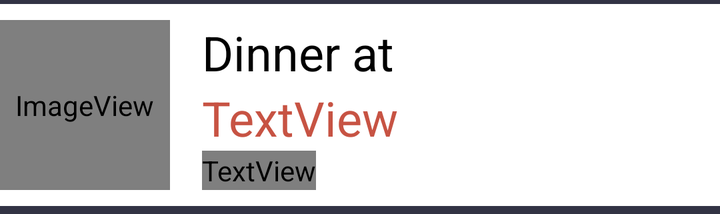
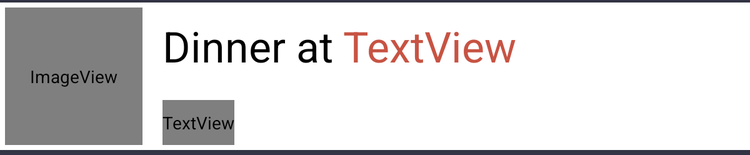

Two renders of one Android screen. The first uses the default layout on a phone; the second uses the alternative layout the repository ships for a different screen configuration, on a matching device. The two XML files are below.
<!-- AndroidManifest.xml: application theme AppTheme -->
<!-- res/layout/dinner_listitem.xml -->
<?xml version="1.0" encoding="utf-8"?>
<LinearLayout xmlns:android="http://schemas.android.com/apk/res/android"
    xmlns:app="http://schemas.android.com/apk/res-auto"
    xmlns:tools="http://schemas.android.com/tools"
    android:layout_width="match_parent"
    android:layout_height="wrap_content"
    android:id="@+id/list_item">

    <LinearLayout
        android:layout_width="match_parent"
        android:layout_height="wrap_content"
        android:background="@android:color/white"
        android:layout_marginTop="2dp"
        android:layout_marginBottom="4dp"
        android:paddingTop="8dp"
        android:paddingBottom="8dp"
        android:orientation="horizontal">

        <ImageView
            android:id="@+id/ivDinnerImage"
            android:layout_width="85dp"
            android:layout_height="85dp"
            android:padding="3dp"
            app:srcCompat="@mipmap/ic_launcher_round" />

        <LinearLayout
            android:layout_width="match_parent"
            android:layout_height="match_parent"
            android:orientation="vertical"
            android:paddingLeft="16dp">

            <TextView
                android:id="@+id/tvDinnerAt"
                android:layout_width="wrap_content"
                android:layout_height="wrap_content"
                android:layout_weight="1"
                android:text="@string/dinneritem_dinner_at"
                android:textAppearance="@style/TextAppearance.AppCompat.Display1"
                android:textColor="@android:color/black"
                android:textSize="24sp" />

            <TextView
                android:id="@+id/tvDinnerItemHost"
                android:layout_width="wrap_content"
                android:layout_height="wrap_content"
                android:layout_weight="1"
                android:text="TextView"
                android:textAppearance="@style/TextAppearance.AppCompat.Display1"
                android:textColor="@color/colorOrangeRed"
                android:textSize="24sp" />

            <TextView
                android:id="@+id/tvDinnerItemDateTime"
                android:layout_width="wrap_content"
                android:layout_height="wrap_content"
                android:layout_weight="1"
                android:text="TextView"
                android:textAppearance="@style/TextAppearance.AppCompat.Body1"
                android:textColor="@color/common_google_signin_btn_text_light_pressed" />
        </LinearLayout>
    </LinearLayout>


</LinearLayout>
<!-- resources referenced by this layout -->
<resources>
  <color name="colorOrangeRed">#c75343</color>
  <!-- mipmap ic_launcher_round (mipmap-anydpi-v26) -->
  <?xml version="1.0" encoding="utf-8"?>
  <adaptive-icon xmlns:android="http://schemas.android.com/apk/res/android">
      <background android:drawable="@color/dinner_club_background"/>
      <foreground android:drawable="@mipmap/dinner_club_foreground"/>
  </adaptive-icon>
      
  <string name="dinneritem_dinner_at">Dinner at</string>
  <!-- from res/values-v21/ -->
  <style name="AppTheme" parent="Theme.AppCompat.Light.DarkActionBar">
          
          <item name="colorPrimary">@android:color/white</item>
          <item name="colorPrimaryDark">@color/colorPrimary</item>
          <item name="colorAccent">@color/colorOrangeRed</item>
          <item name="android:statusBarColor">@android:color/black</item>
          <item name="android:colorBackground">@color/colorDarkPurple</item>
          <item name="android:editTextColor">@android:color/white</item>
          <item name="android:textColorHint">@android:color/white</item>
          <item name="android:colorButtonNormal">@color/colorOrangeRed</item>
          <item name="titleTextColor">@color/colorDarkPurple</item>
          <item name="android:textColor">@android:color/white</item>
      </style>
  <color name="dinner_club_background">#323344</color>
  <color name="colorPrimary">#008577</color>
  <color name="colorDarkPurple">#323344</color>
</resources>
<!-- res/layout-sw600dp/dinner_listitem.xml (the repository's variant of the layout above) -->
<!-- drawn on a 7-inch tablet held upright -->
<?xml version="1.0" encoding="utf-8"?>
<LinearLayout xmlns:android="http://schemas.android.com/apk/res/android"
    xmlns:app="http://schemas.android.com/apk/res-auto"
    xmlns:tools="http://schemas.android.com/tools"
    android:layout_width="match_parent"
    android:layout_height="wrap_content"
    android:id="@+id/list_item">

    <LinearLayout
        android:layout_width="match_parent"
        android:layout_height="wrap_content"
        android:background="@android:color/white"
        android:layout_marginTop="2dp"
        android:layout_marginBottom="4dp"
        android:paddingTop="4dp"
        android:paddingBottom="4dp"
        android:paddingLeft="4dp"
        android:orientation="horizontal">

        <ImageView
            android:id="@+id/ivDinnerImage"
            android:layout_width="110dp"
            android:layout_height="110dp"
            android:paddingLeft="3dp"
            android:paddingRight="3dp"
            app:srcCompat="@mipmap/ic_launcher_round" />

        <LinearLayout
            android:layout_width="match_parent"
            android:layout_height="match_parent"
            android:orientation="vertical"
            android:paddingLeft="16dp">

            <LinearLayout
                android:layout_width="match_parent"
                android:layout_height="wrap_content"
                android:paddingTop="8dp"
                android:layout_weight="0.55"
                android:orientation="horizontal">

                <TextView
                    android:id="@+id/tvDinnerAt"
                    android:layout_width="wrap_content"
                    android:layout_height="wrap_content"
                    android:text="@string/dinneritem_dinner_at"
                    android:textAppearance="@style/TextAppearance.AppCompat.Display1"
                    android:textColor="@android:color/black" />

                <TextView
                    android:id="@+id/tvDinnerItemHost"
                    android:layout_width="wrap_content"
                    android:layout_height="wrap_content"
                    android:paddingLeft="8dp"
                    android:text="TextView"
                    android:textAppearance="@style/TextAppearance.AppCompat.Display1"
                    android:textColor="@color/colorOrangeRed" />
            </LinearLayout>

            <TextView
                android:id="@+id/tvDinnerItemDateTime"
                android:layout_width="wrap_content"
                android:layout_height="wrap_content"
                android:layout_weight="0.45"
                android:text="TextView"
                android:textAppearance="@style/TextAppearance.AppCompat.Display1"
                android:textColor="@color/common_google_signin_btn_text_light_pressed"
                android:textSize="24sp" />
        </LinearLayout>
    </LinearLayout>

</LinearLayout>
